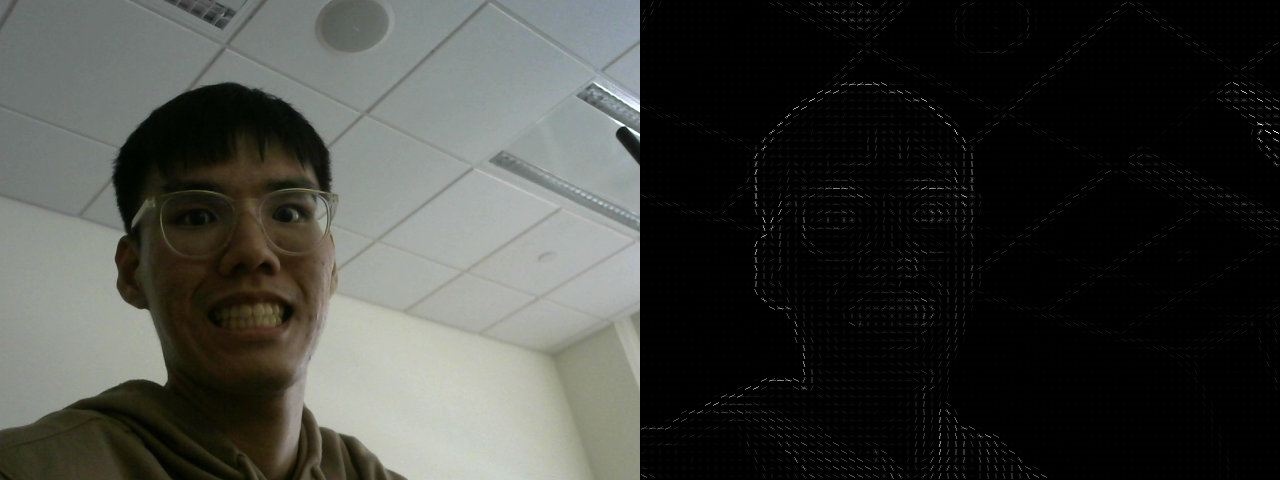
#> input picture lab3/ImageWithHog.png, 1280 x 480 px, given in place of the camera
$ python SegmentYellow.py
#> lines starting #> are read from the running program, lines starting #| are printed output that depends on the picture; after the words box and inside, x2 and y2 are one past the last pixel; in counts of white or black regions, pixels touching at a corner belong together
# Reference: https://pyimagesearch.com/2014/08/04/opencv-python-color-detection/
import cv2
import numpy as np

#%% Defining a list of boundaries in the RGB color space
# (or rather, BGR, since OpenCV represents images as NumPy arrays in reverse order)
# Refer to https://docs.opencv.org/3.4/da/d97/tutorial_threshold_inRange.html
boundaries = [
    ([17, 15, 100], [50, 56, 200]), # For Red
    ([86, 31, 4], [220, 88, 50]), # For Blue
    ([25, 90, 4], [62, 200, 50]), # For Green
    ([20, 100, 100], [30, 255, 255])] # For Yellow (in HSV space)

#%% Normalize the Image for display (Optional)
def normalizeImg (Img):
    Img= np.float64(Img) #Converting to float to avoid errors due to division
    norm_img = (Img - np.min(Img))/(np.max(Img) - np.min(Img))
    norm_img = np.uint8(norm_img*255.0)
    return norm_img

#%% Open CV Video Capture and frame analysis
cap = cv2.VideoCapture(0)

# Check if the webcam is opened correctly
if not cap.isOpened():
    raise IOError("Cannot open webcam")

# The loop will break on pressing the 'q' key
while True:
    try:
        # Capture one frame
        ret, frame = cap.read()
#> frame is the input picture: shape (480, 1280, 3); mean B, G, R 58.4, 62.4, 61.1

        output=[]

        # loop over the boundaries
        for (lower, upper) in boundaries:
            # create NumPy arrays from the boundaries
            lower = np.array(lower, dtype = "uint8")
            upper = np.array(upper, dtype = "uint8")

            # If it's for Yellow, we'll need to convert the image to HSV
            if (lower[0] < 30 and upper[0] > 30):  # Yellow segmentation (uses HSV space)
                hsv_frame = cv2.cvtColor(frame, cv2.COLOR_BGR2HSV)  # Convert to HSV
                mask = cv2.inRange(hsv_frame, lower, upper)  # Mask in HSV space
            else:
                mask = cv2.inRange(frame, lower, upper)  # Mask in BGR space

            output.append(cv2.bitwise_and(frame, frame, mask = mask))  #Segmented frames are appended
#> this loop made 4 passes
#> pass 1, `mask = cv2.inRange(hsv_frame, lower, upper)`:
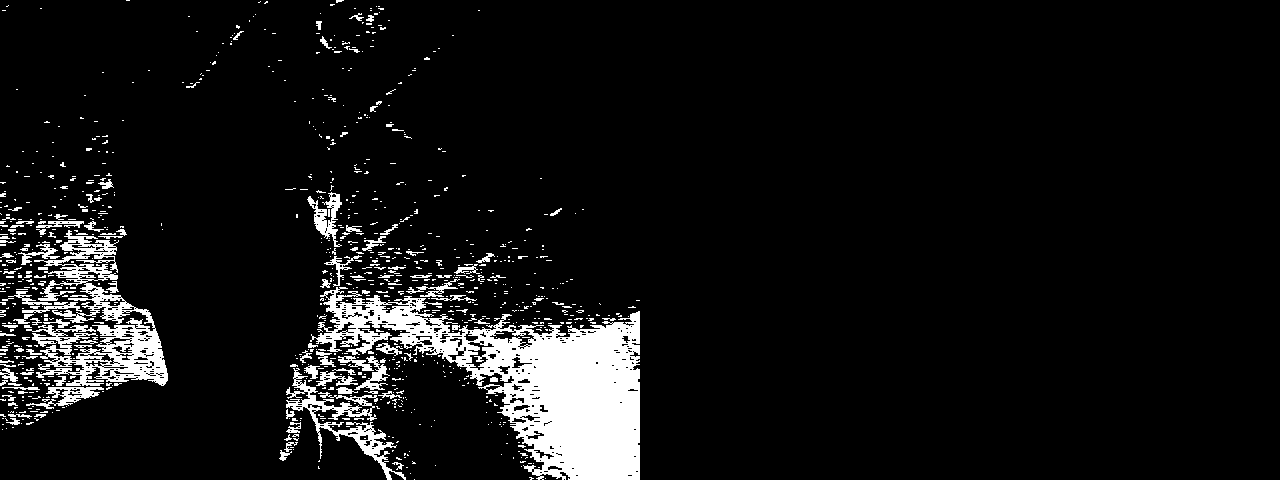
#> mask: shape (480, 1280); 7.7% white; 954 white regions (831 under 20 px), largest, box (x1, y1, x2, y2) and area: (310, 287, 640, 480) 24592, (26, 230, 168, 386) 7767, (286, 368, 406, 480) 2512
#> pass 3, `mask = cv2.inRange(hsv_frame, lower, upper)`:
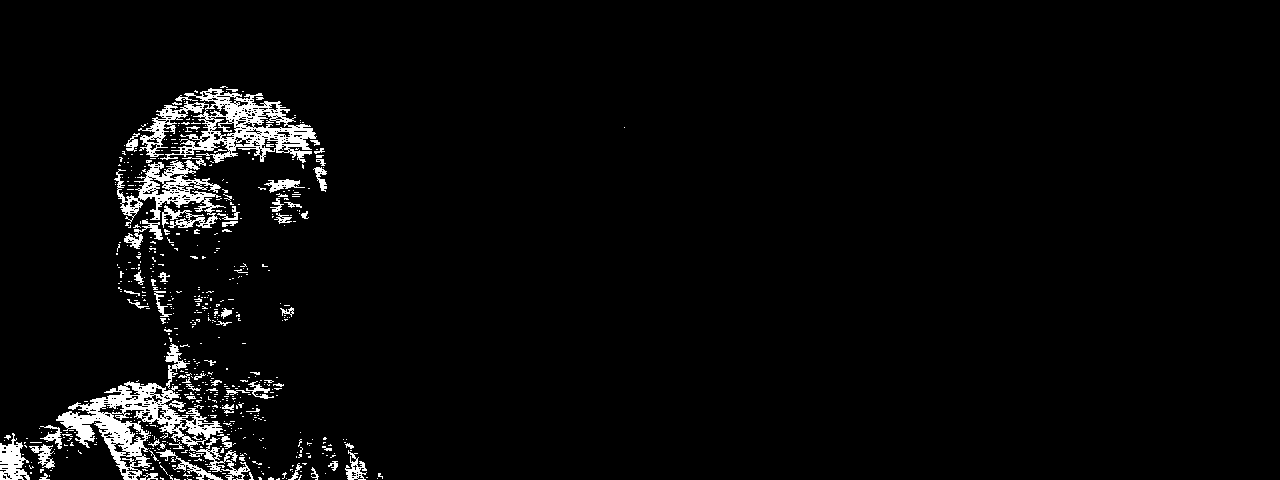
#> mask: shape (480, 1280); 3.5% white; 626 white regions (553 under 20 px), largest, box (x1, y1, x2, y2) and area: (56, 381, 250, 480) 5706, (138, 88, 317, 163) 5167, (114, 160, 226, 228) 2902
#> after the loop, output = 4 items

        # Output is appeneded to be of size Pixels X 3 (for R, G, B, Y)
        red_img = normalizeImg(output[0])
#> in normalizeImg, `Img= np.float64(Img)`:
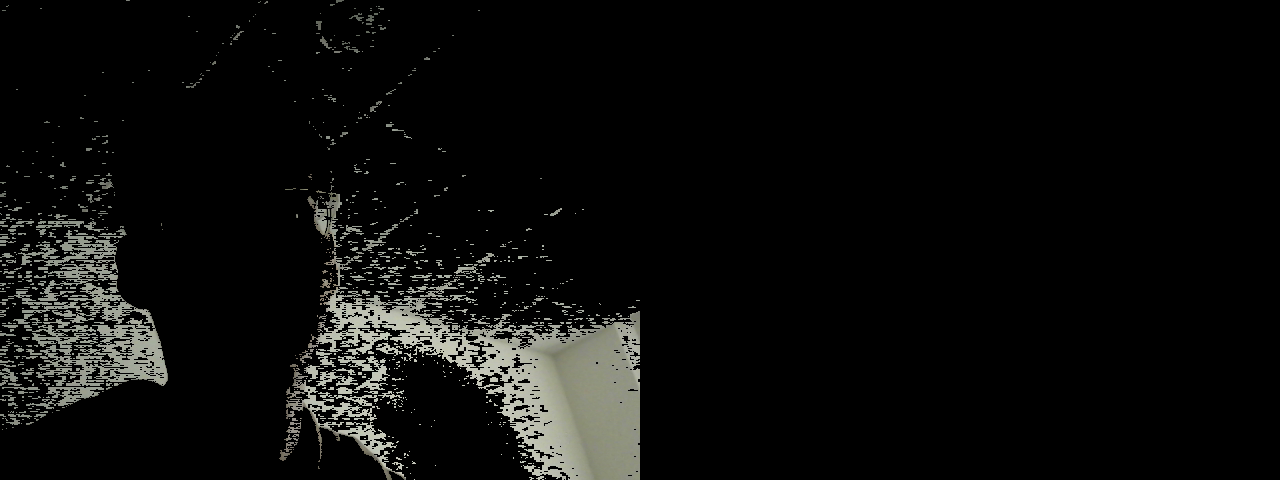
#> Img: shape (480, 1280, 3) float64; mean of channels 0, 1, 2 11.5, 12.6, 12.3; drawn as B, G, R
#> in normalizeImg, `norm_img = (Img - np.min(Img))/(np.max(Img) - np.min(Img))`:
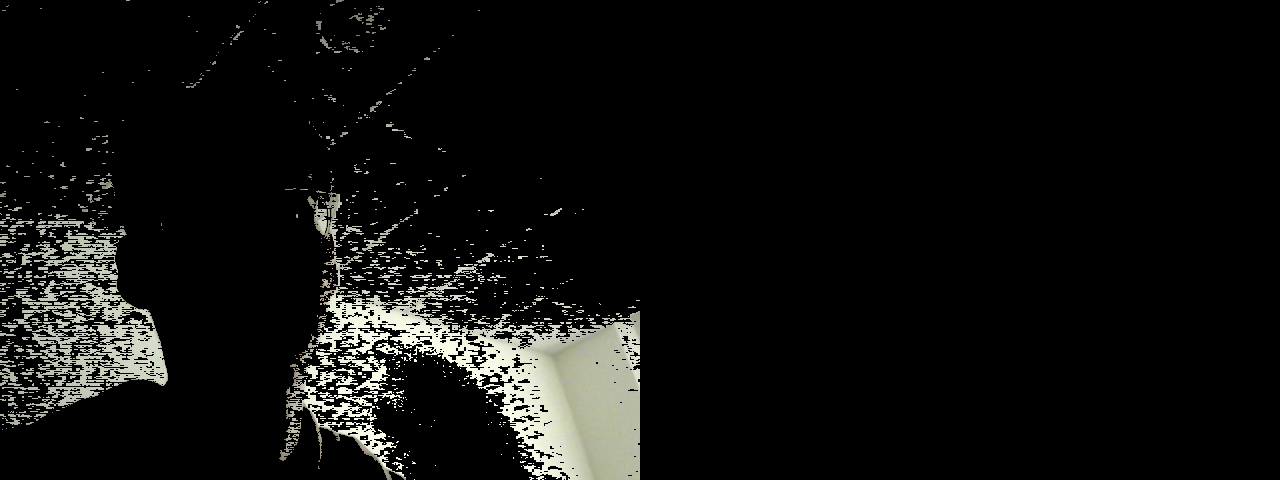
#> norm_img: shape (480, 1280, 3) float64; mean of channels 0, 1, 2 0.0573, 0.0628, 0.0615; drawn as B, G, R
        green_img = normalizeImg(output[1])
#> in normalizeImg (call 2), `Img= np.float64(Img)`: Img: shape (480, 1280, 3) float64; every value is 0
#> in normalizeImg (call 2), `norm_img = (Img - np.min(Img))/(np.max(Img) - np.min(Img))`: norm_img: shape (480, 1280, 3) float64; every value is NaN or infinite
#> in normalizeImg (call 2), `norm_img = np.uint8(norm_img*255.0)`: norm_img: shape (480, 1280, 3); every value is 0
        blue_img = normalizeImg(output[2])
#> in normalizeImg (call 3), `Img= np.float64(Img)`:
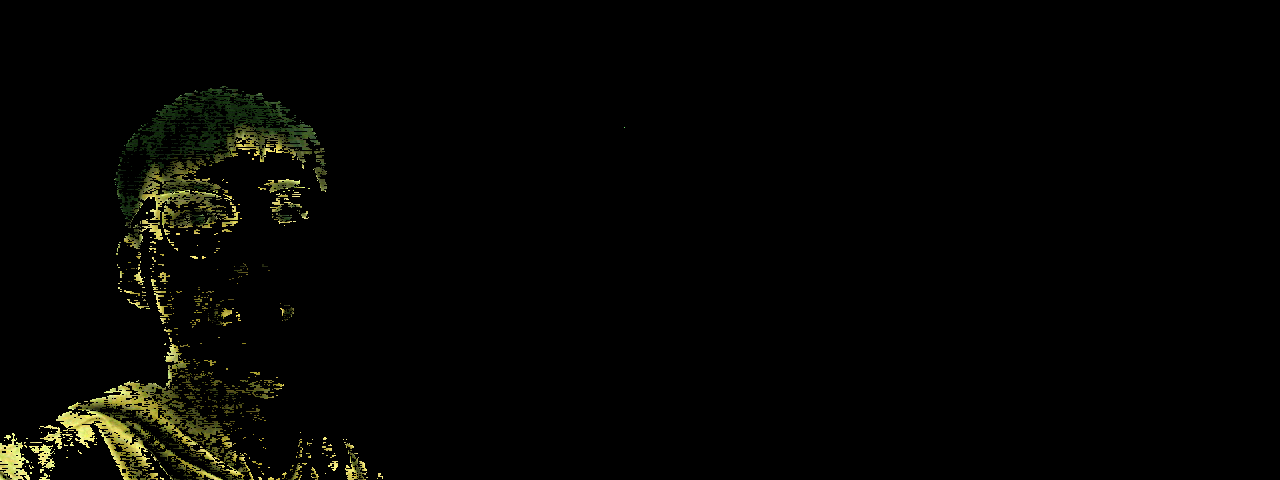
#> Img: shape (480, 1280, 3) float64; mean of channels 0, 1, 2 0.4, 0.9, 0.8; drawn with min black and max white
        yellow_img = normalizeImg(output[3])  # For yellow segmentation

        # horizontal Concatination for displaying the images and colour segmentations
        catImg = cv2.hconcat([frame, red_img, green_img, blue_img, yellow_img])  # Added yellow_img to the concat
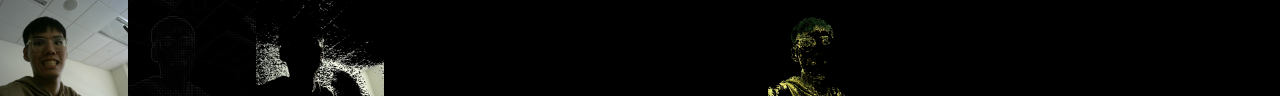
#> catImg: shape (480, 6400, 3) (shown at 1/5 size); mean B, G, R 15, 16.6, 16.2
        cv2.imshow("Images with Colours", catImg)

        if cv2.waitKey(1) & 0xFF == ord('q'):
#> (key q is pressed here)
            break

    except KeyboardInterrupt:
        break

cap.release()
cv2.destroyAllWindows()

$ run again, on lab3/Mediapipe_FaceMesh.png
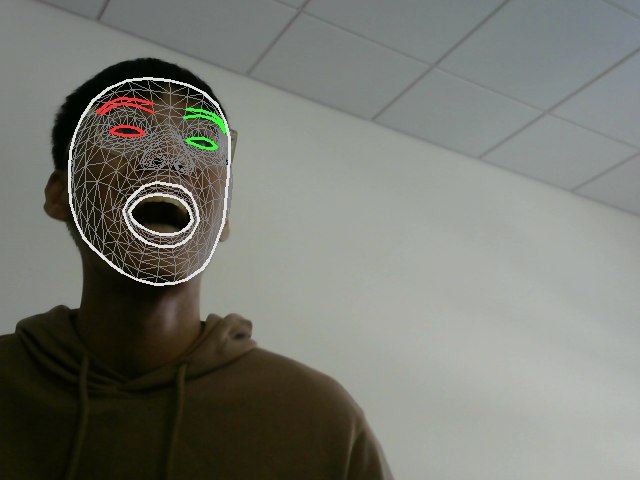
#> input picture lab3/Mediapipe_FaceMesh.png, 640 x 480 px, given in place of the camera
#> frame is the input picture: shape (480, 640, 3); mean B, G, R 112.6, 120.6, 118.4
#> the loop `for (lower, upper) in boundaries:` made 4 passes
#> pass 1, `mask = cv2.inRange(hsv_frame, lower, upper)`:
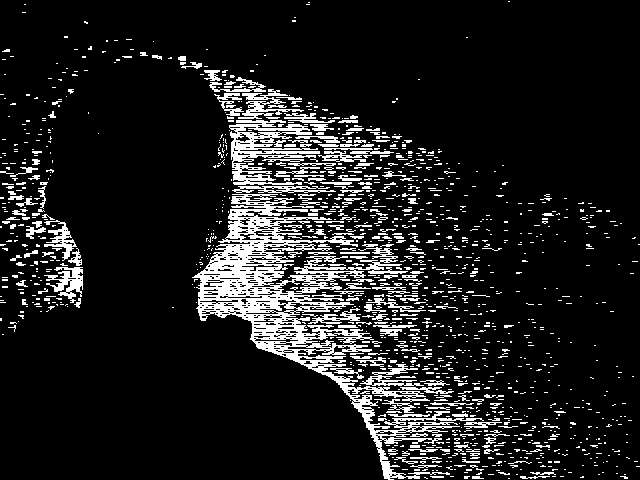
#> mask: shape (480, 640); 11.9% white; 1367 white regions (1135 under 20 px), largest, box (x1, y1, x2, y2) and area: (192, 194, 484, 480) 14677, (229, 120, 320, 185) 2437, (44, 267, 83, 303) 651
#> after the loop `for (lower, upper) in boundaries:`: output = 4 items
#> Img: shape (480, 640, 3) float64; every value is 0
#> `catImg = cv2.hconcat([frame, red_img, green_img, blue_img, yellow_img])`:
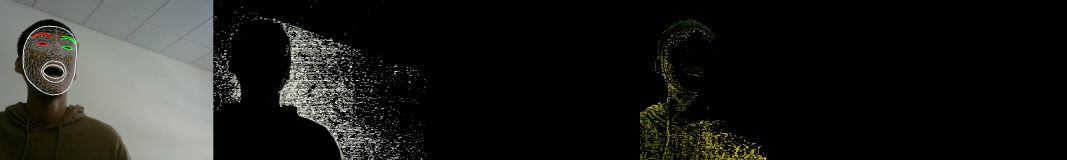
#> catImg: shape (480, 3200, 3) (shown at 1/3 size); mean B, G, R 27.8, 30.7, 30.1

$ run again, on lab3/Mediapipe_MultiFace.png
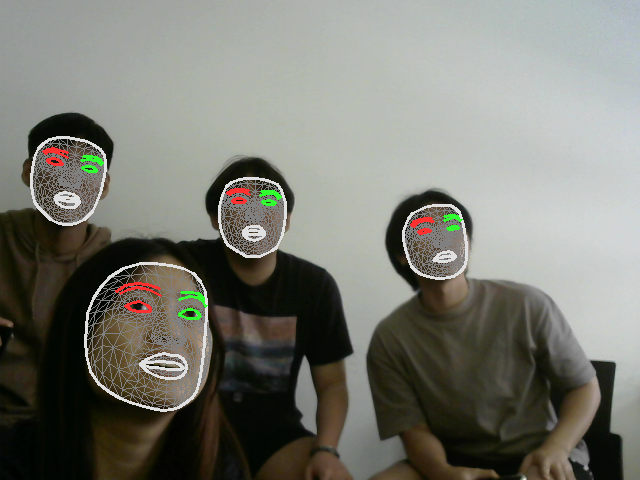
#> input picture lab3/Mediapipe_MultiFace.png, 640 x 480 px, given in place of the camera
#> frame is the input picture: shape (480, 640, 3); mean B, G, R 113, 121.7, 120.6
#> the loop `for (lower, upper) in boundaries:` made 4 passes
#> pass 1, `mask = cv2.inRange(hsv_frame, lower, upper)`:
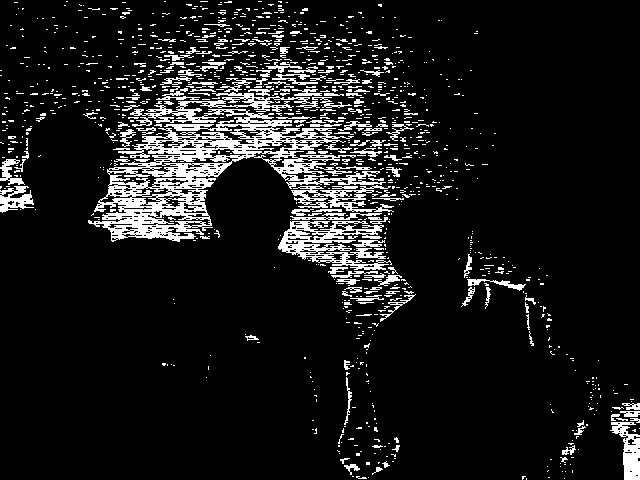
#> mask: shape (480, 640); 10.1% white; 1141 white regions (985 under 20 px), largest, box (x1, y1, x2, y2) and area: (88, 92, 386, 242) 12859, (278, 221, 392, 270) 2407, (291, 185, 394, 212) 1063
#> after the loop `for (lower, upper) in boundaries:`: output = 4 items
#> Img: shape (480, 640, 3) float64; every value is 0
#> `catImg = cv2.hconcat([frame, red_img, green_img, blue_img, yellow_img])`:
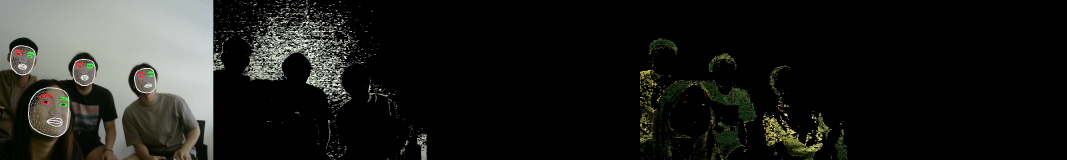
#> catImg: shape (480, 3200, 3) (shown at 1/3 size); mean B, G, R 27.6, 30.7, 30.1
